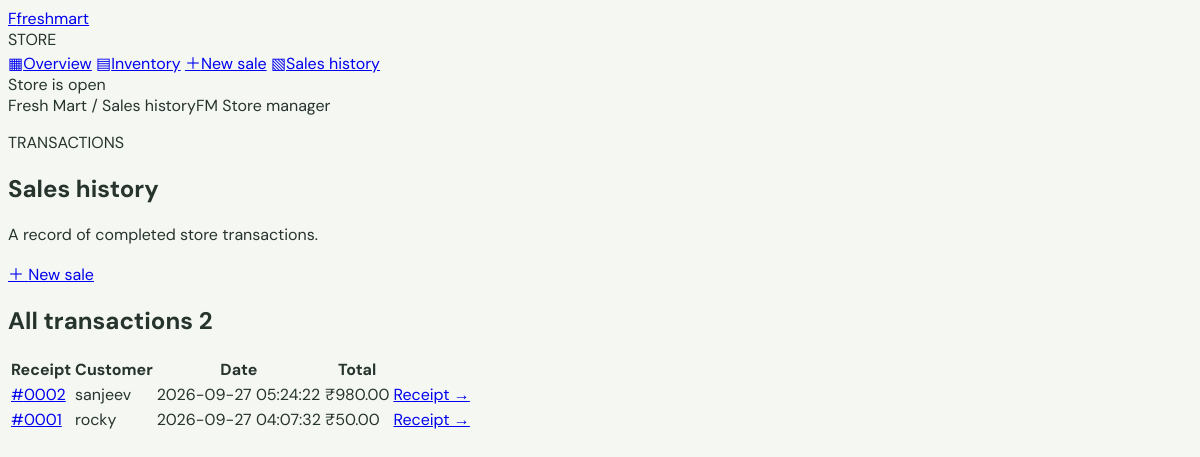
The app's page /sales with its own data.
### tables this page shows
CREATE TABLE bills (
    id INTEGER PRIMARY KEY AUTOINCREMENT,
    customer TEXT NOT NULL DEFAULT 'Walk-in customer',
    total REAL NOT NULL CHECK (total >= 0),
    created_at TEXT NOT NULL DEFAULT CURRENT_TIMESTAMP
);

### routes/sales.py (the view)
@sales_bp.get("/sales")
def index():
    return render_template("sales.html", bills=sales_history())

### database/db.py (called while the page is built)
def get_db():
    if "db" not in g:
        database_path = Path(current_app.config["DATABASE"])
        database_path.parent.mkdir(parents=True, exist_ok=True)
        g.db = sqlite3.connect(database_path)
        g.db.row_factory = sqlite3.Row
        g.db.execute("PRAGMA foreign_keys = ON")
    return g.db

### models/bill.py (called while the page is built)
    @classmethod
    def from_row(cls, row):
        return cls(**dict(row))

### services/analytics_service.py (called while the page is built)
def sales_history():
    rows = get_db().execute("SELECT * FROM bills ORDER BY id DESC").fetchall()
    return [Bill.from_row(row) for row in rows]

### templates/sales.html (shortened to what this page needs)
{% extends "base.html" %}
{% block breadcrumb %}Sales history{% endblock %}
{% block content %}
<div class="page-heading"><div><p class="eyebrow">TRANSACTIONS</p><h1>Sales history</h1><p class="muted">A record of completed store transactions.</p></div><a class="button button-primary" href="{{ url_for('billing.checkout') }}"><span>＋</span> New sale</a></div>
<section class="panel"><div class="section-heading"><div><h2>All transactions <span class="count-badge">{{ bills|length }}</span></h2></div></div>{% if bills %}<div class="table-wrap"><table><thead><tr><th>Receipt</th><th>Customer</th><th>Date</th><th class="align-right">Total</th><th></th></tr></thead><tbody>{% for bill in bills %}<tr><td><a class="table-link" href="{{ url_for('billing.receipt', bill_id=bill.id) }}">#{{ '%04d'|format(bill.id) }}</a></td><td>{{ bill.customer }}</td><td>{{ bill.created_at }}</td><td class="align-right money">₹{{ '%.2f'|format(bill.total) }}</td><td class="align-right"><a class="text-link" href="{{ url_for('billing.receipt', bill_id=bill.id) }}">Receipt →</a></td></tr>{% endfor %}</tbody></table></div>{% else %}<div class="empty-state"><span class="empty-mark">▧</span><strong>No transactions yet</strong><p>Completed sales will be saved here.</p><a class="button button-secondary" href="{{ url_for('billing.checkout') }}">Start a sale</a></div>{% endif %}</section>
{% endblock %}

### static/css/style.css (style rules this page uses)
:root { font-family:'DM Sans',sans-serif;color:#26342d;background:#f5f7f3;font-synthesis:none;text-rendering:optimizeLegibility;--ink:#26342d;--muted:#7c8880;--line:#e6ebe5;--green:#24754e;--green-dark:#185d3b;--green-soft:#e7f3e9;--yellow:#dfaa43;--coral:#d66f5f;--paper:#fff;--shadow:0 12px 30px rgba(31,58,42,.045 }
* { box-sizing:border-box }
body { margin:0;min-height:100vh }
.page-heading { display:flex;align-items:center;justify-content:space-between;gap:20px;margin-bottom:27px }
.eyebrow { color:var(--green);font-size:10px;font-weight:700;letter-spacing:1.2px;margin:0 0 9px }
.page-heading h1 { font:700 28px Manrope,sans-serif;letter-spacing:0;margin:0;color:#20352a }
.muted { color:var(--muted);font-size:12px;margin:7px 0 0 }
.button { min-height:40px;padding:0 15px;display:inline-flex;align-items:center;justify-content:center;gap:8px;border-radius:5px;text-decoration:none;font:600 12px 'DM Sans',sans-serif;border:1px solid transparent;cursor:pointer;transition:background .15s,border .15s }
.button-primary { color:white;background:var(--green) }
.metric,.panel { background:var(--paper);border:1px solid #e9ede7;border-radius:7px;box-shadow:var(--shadow) }
.panel { padding:20px 21px }
.section-heading { display:flex;align-items:center;justify-content:space-between;gap:15px;margin-bottom:15px }
.section-heading h2,.order-summary h2 { font:700 15px Manrope,sans-serif;margin:0;color:#293b30 }
.text-link { color:var(--green);font-weight:600;font-size:11px;text-decoration:none;white-space:nowrap }
.count-badge { display:inline-grid;place-items:center;min-width:21px;height:20px;padding:0 5px;background:#f0f4ef;color:#698071;border-radius:4px;font:600 10px 'DM Sans',sans-serif;vertical-align:2px;margin-left:5px }
.table-wrap { width:100%;overflow-x:auto }
table { border-collapse:collapse;width:100%;text-align:left;white-space:nowrap }
th { font-size:9px;text-transform:uppercase;letter-spacing:.65px;color:#98a29a;font-weight:700;padding:11px 9px;border-bottom:1px solid #edf0ec }
td { font-size:11px;color:#526158;padding:13px 9px;border-bottom:1px solid #f0f2ef }
tbody tr:last-child td { border-bottom:0 }
.align-right { text-align:right }
.money { font-variant-numeric:tabular-nums;color:#2e4838;font-weight:600 }
.table-link { color:#31704c;text-decoration:none;font-weight:700 }

### records on screen
bills: id "0002", customer "sanjeev", created_at "2026-09-27 05:24:22", total "980.00"
bills: id "0001", customer "rocky", created_at "2026-09-27 04:07:32", total "50.00"

### other values on screen
{{ bills|length }} "2"
